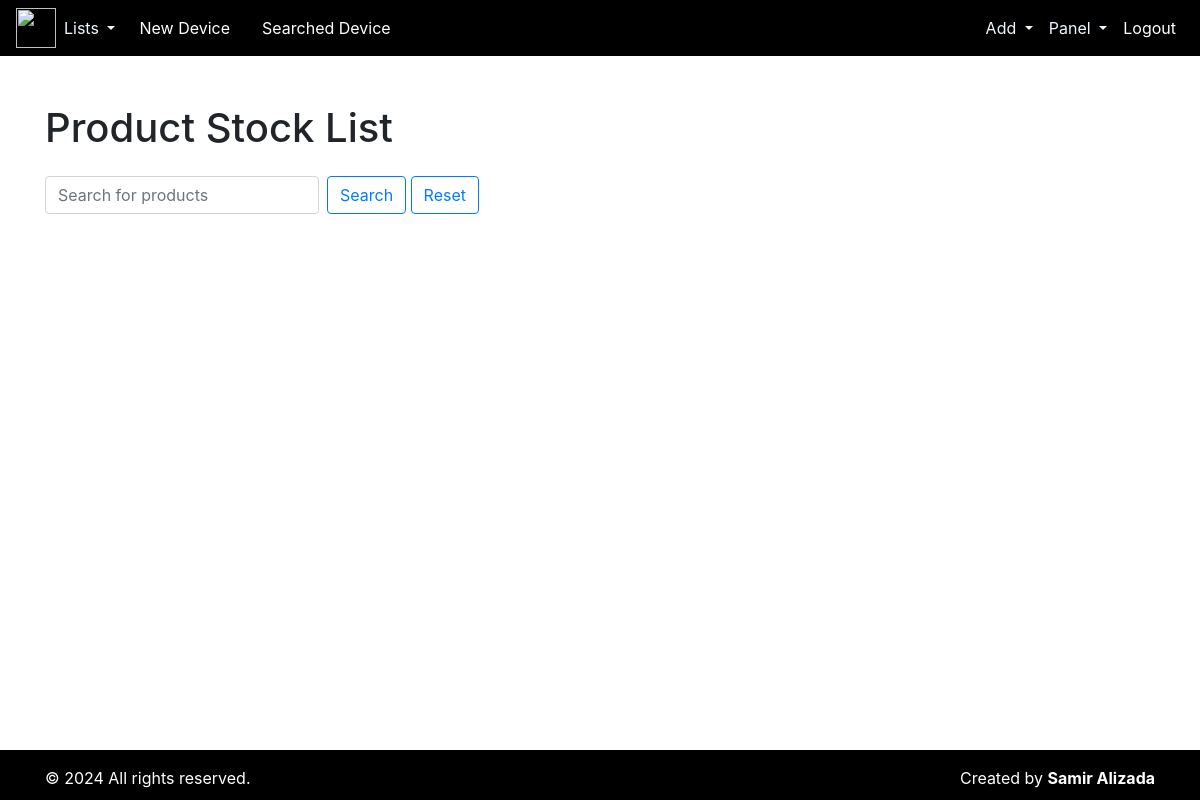
/product-list/ (signed in), run on an earlier commit of the app's database.
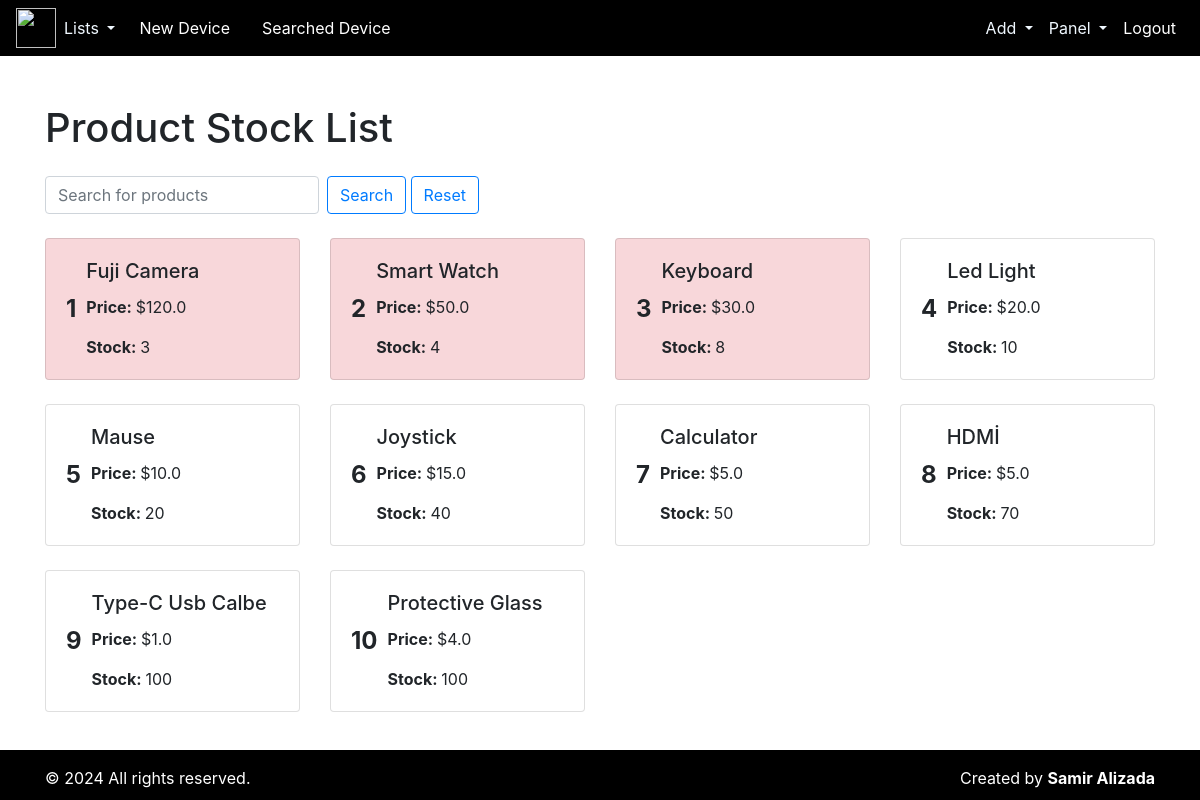
And on a later commit of the database.
### repair/models.py (models this page shows, shortened)
class Product(models.Model):
    product_name = models.CharField(max_length=100)
    price = models.FloatField()
    stock_number = models.IntegerField()

### repair/views.py (the view)
# urls.py: path('product-list/', product_list, name='product_list'),
def product_list(request):
    products = Product.objects.all()
    query = request.GET.get('q')
    if query:
        products = products.filter(product_name__icontains=query)
    products = products.order_by("stock_number")
    return render(request, 'product/product_list.html', {'products': products})

### templates/product/product_list.html (shortened to what this page needs)
{% extends "index.html" %}
{% block content %}
<div class="container mt-5">
    <h1 class="mb-4">Product Stock List</h1>
    <form method="GET" class="mb-3">
        <div class="form-inline mb-4">
            <input type="text" name="q" class="form-control mr-sm-2" placeholder="Search for products">
            <button class="btn btn-outline-primary my-2 my-sm-0" type="submit">Search</button>
            <a href="{% url 'product_list' %}"><button class="btn btn-outline-primary my-2 my-sm-0" type="submit">Reset</button>
            </a>
        </div>
    </form>
    <div class="row">
        {% for product in products %}
        <div class="col-md-3 mb-4">
            <div class="card {% if product.stock_number < 10 %}low-stock{% endif %}">
                <div class="card-body d-flex align-items-center">
                    <div class="product-number">
                        {{ forloop.counter }}
                    </div>
                    <div>
                        <h5 class="card-title">{{ product.product_name }}</h5>
                        <p class="card-text"><strong>Price: </strong>${{ product.price }}</p>
                        <p class="card-text"><strong>Stock: </strong>{{ product.stock_number }}</p>
                    </div>
                </div>
            </div>
        </div>
        {% endfor %}
    </div>
</div>
<br><br>
{% endblock content %}

What changed in the data, as far as the page shows it:
added Product: product_name "Fuji Camera", price "120.0", stock_number "3"
added Product: product_name "Smart Watch", price "50.0", stock_number "4"
added Product: product_name "Keyboard", price "30.0", stock_number "8"
added Product: product_name "Led Light", price "20.0", stock_number "10"
added Product: product_name "Mause", price "10.0", stock_number "20"
added Product: product_name "Joystick", price "15.0", stock_number "40"
added Product: product_name "Calculator", price "5.0", stock_number "50"
added Product: product_name "HDMİ", price "5.0", stock_number "70"
added Product: product_name "Type-C Usb Calbe", price "1.0", stock_number "100"
added Product: product_name "Protective Glass", price "4.0", stock_number "100"
